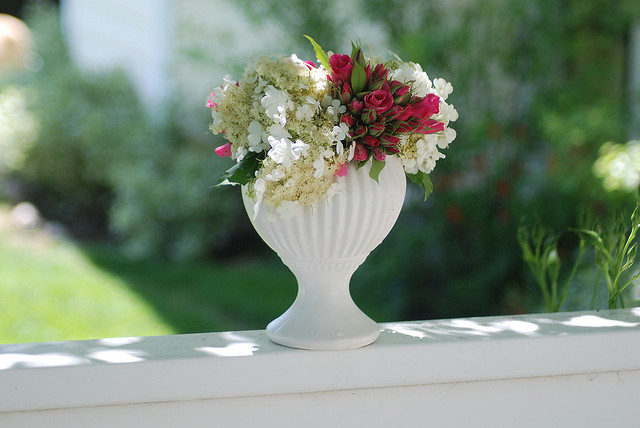
#> input picture OpenCV(Advanced)/000000000030.jpg, 640 x 428 px
$ python histogram.py
#> lines starting #> are read from the running program, lines starting #| are printed output that depends on the picture; after the words box and inside, x2 and y2 are one past the last pixel; in counts of white or black regions, pixels touching at a corner belong together
# Histogram: Allows us to visualize the pixel intensity distribution of an image
import cv2 as cv
import matplotlib.pyplot as plt
import numpy as np

img = cv.imread('000000000030.jpg')
#> img is the input picture: shape (428, 640, 3); mean B, G, R 119.3, 137.8, 122.6
cv.imshow('Vase', img)

blank = np.zeros(img.shape[:2], dtype='uint8')
# cv.imshow('Blank Image', blank)


# 1. For Grayscale Histogram
gray = cv.cvtColor(img, cv.COLOR_BGR2GRAY)
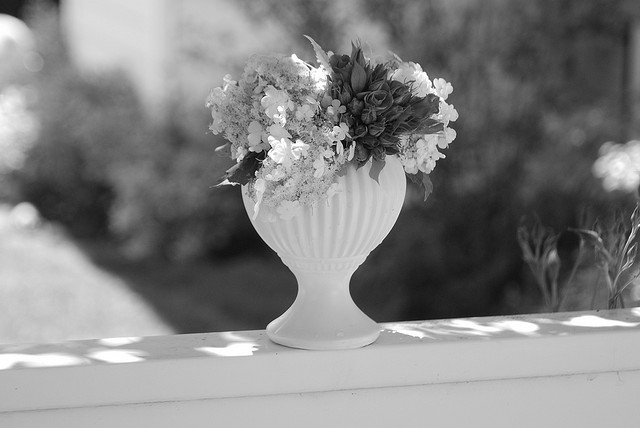
#> gray: shape (428, 640); min 0, max 255, mean 131.1
cv.imshow('Gray', gray)

mask = cv.circle(blank, (img.shape[1]//2, img.shape[0]//2 - 50), 150, 255, -1)
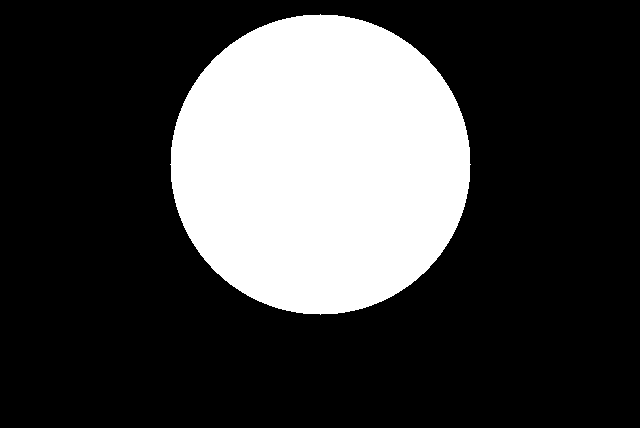
#> blank: shape (428, 640); 25.8% white; 1 white region, box (x1, y1, x2, y2) and area: (170, 14, 471, 315) 70681
# cv.imshow('Circle', circle)

masked_gray_image = cv.bitwise_and(gray, gray, mask=mask)
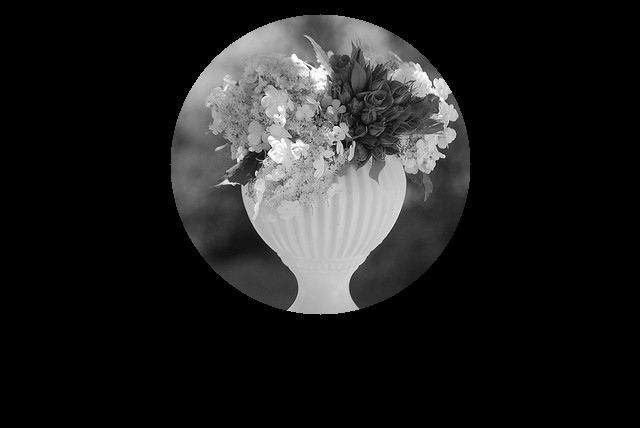
#> masked_gray_image: shape (428, 640); min 0, max 255, mean 31.6
cv.imshow('Mask', mask)

# Grayscale Histogram: arg--> [image], [channels], mask, [histSize], [ranges]
gray_hist = cv.calcHist([gray], [0], mask, [256], [0, 256])
#> gray_hist = 256 values, max 864 at index 62, min 4 at index 0, mean 276.1

plt.figure()
plt.title('Grayscale Histogram')
plt.xlabel('Bins')
plt.ylabel('# of pixels')
plt.plot(gray_hist)
plt.xlim([0, 256])
plt.show()
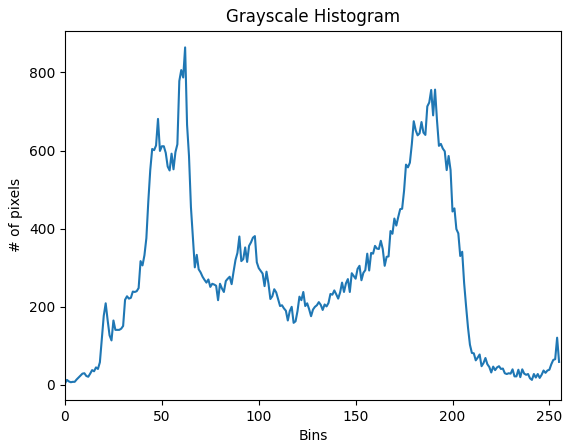
#> figure drawn by matplotlib, 1 panel; curve peaks at x = 62, y = 864


# 2. For Color Histogram
mask = cv.circle(blank, (img.shape[1]//2, img.shape[0]//2 - 50), 150, 255, -1)
# cv.imshow('Mask', mask)

masked_image = cv.bitwise_and(img, img, mask=mask)
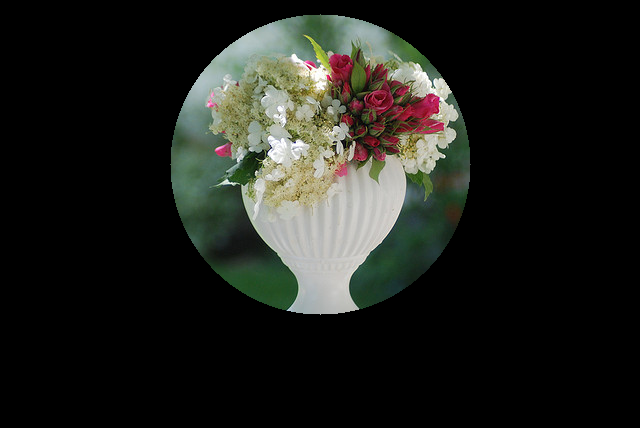
#> masked_image: shape (428, 640, 3); mean B, G, R 27.9, 32.5, 31
cv.imshow('Masked Image', masked_image)

plt.figure()
plt.title('Color Histogram')
plt.xlabel('Bins')
plt.ylabel('# of pixels')
colors = ('b','g','r')
for  i, col in enumerate(colors):
    hist = cv.calcHist([img], [i], mask, [256], [0, 256])
    plt.plot(hist, color=col)
    plt.xlim([0, 256])
plt.show()
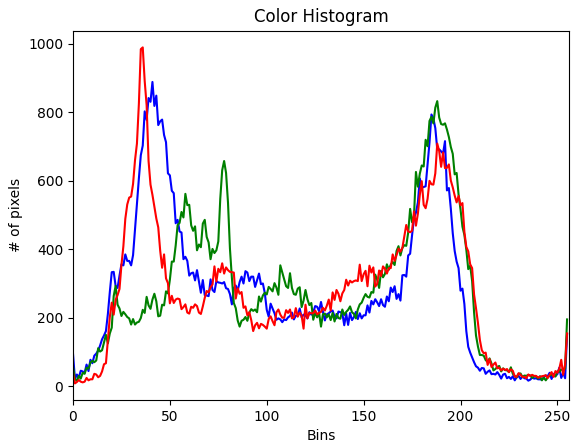
#> figure drawn by matplotlib, 1 panel; curve peaks at x = 41, y = 889; curve peaks at x = 188, y = 833; curve peaks at x = 36, y = 990


cv.waitKey(0)
